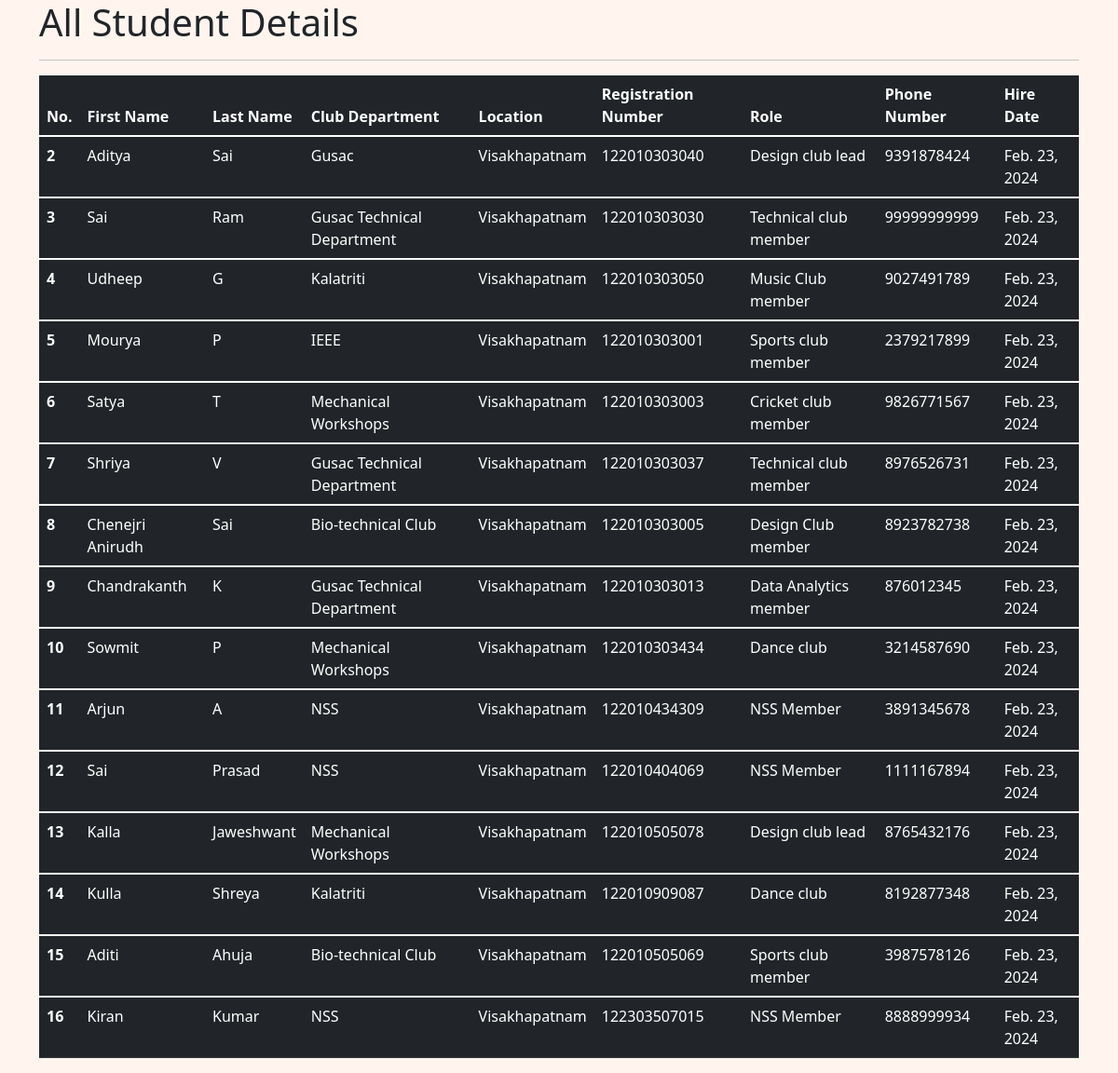
Screenshot of /all_stu with the database file from the repository.
### club_app/models.py (models this page shows, shortened)
class Student(models.Model):
    first_name = models.CharField(max_length=100, null=False)
    last_name = models.CharField(max_length=100)
    dept = models.ForeignKey(Department, on_delete=models.CASCADE)
    reg_num = models.IntegerField(default=0)
    role = models.ForeignKey(Role, on_delete=models.CASCADE)
    phone = models.IntegerField(default=0)
    hire_date = models.DateField()
    def __str__(self):
        return "%s %s %s" %(self.first_name, self.last_name, self.phone)

class Department(models.Model):
    name = models.CharField(max_length=100,null=False)
    location = models.CharField(max_length=100)

class Role(models.Model):
    name = models.CharField(max_length=100, null=False)

### club_app/views.py (the view)
# urls.py: path('all_stu', views.all_stu, name= 'all_stu'),
def all_stu(request):
    stud = Student.objects.all()
    context = {
        'stud': stud
    }
    print(context)#dict in django, it is passed into templates
    return render(request, 'view_all_stu.html', context)

### club_app/template/view_all_stu.html (shortened to what this page needs)
<!DOCTYPE html>
<html lang="en">
<head>
    <link href="https://cdn.jsdelivr.net/npm/bootstrap@5.1.3/dist/css/bootstrap.min.css" rel="stylesheet">
</head>
<body class="bg">
    <div class="container">
            <h1>All Student Details</h1>
        <hr>
        <table class="table table-dark table-hover">
          <thead>
            <tr>
              <th scope="col">No.</th>
              <th scope="col">First Name</th>
              <th scope="col">Last Name</th>
              <th scope="col">Club Department</th>
              <th scope="col">Location</th>
              <th scope="col">Registration Number</th>
              <th scope="col">Role</th>
              <th scope="col">Phone Number</th>
              <th scope="col">Hire Date</th>
            </tr>
          </thead>
                 {% for stu in stud %}
          <tbody>
            <tr>
              <th scope="row">{{stu.id}}</th>
              <td>{{stu.first_name}}</td>
              <td>{{stu.last_name}}</td>
              <td>{{stu.dept.name}}</td>
              <td>{{stu.dept.location}}</td>
              <td>{{stu.reg_num}}</td>
              <td>{{stu.role.name}}</td>
              <td>{{stu.phone}}</td>
              <td>{{stu.hire_date}}</td>
            </tr>
          </tbody>
                 {% endfor %}
        </table>
    </div>
    </body>
  </html>

### club_app/template/view_all_stu.html (style rules this page uses)
.bg { background-color: seashell; }

### rows the page displays
Student: id "2", first_name "Aditya", last_name "Sai", dept.name "Gusac", dept.location "Visakhapatnam", reg_num "122010303040", role.name "Design club lead", phone "9391878424", hire_date "Feb. 23, 2024"
Student: id "3", first_name "Sai", last_name "Ram", dept.name "Gusac Technical Department", dept.location "Visakhapatnam", reg_num "122010303030", role.name "Technical club member", phone "99999999999", hire_date "Feb. 23, 2024"
Student: id "4", first_name "Udheep", last_name "G", dept.name "Kalatriti", dept.location "Visakhapatnam", reg_num "122010303050", role.name "Music Club member", phone "9027491789", hire_date "Feb. 23, 2024"
Student: id "5", first_name "Mourya", last_name "P", dept.name "IEEE", dept.location "Visakhapatnam", reg_num "122010303001", role.name "Sports club member", phone "2379217899", hire_date "Feb. 23, 2024"
Student: id "6", first_name "Satya", last_name "T", dept.name "Mechanical Workshops", dept.location "Visakhapatnam", reg_num "122010303003", role.name "Cricket club member", phone "9826771567", hire_date "Feb. 23, 2024"
Student: id "7", first_name "Shriya", last_name "V", dept.name "Gusac Technical Department", dept.location "Visakhapatnam", reg_num "122010303037", role.name "Technical club member", phone "8976526731", hire_date "Feb. 23, 2024"
Student: id "8", first_name "Chenejri Anirudh", last_name "Sai", dept.name "Bio-technical Club", dept.location "Visakhapatnam", reg_num "122010303005", role.name "Design Club member", phone "8923782738", hire_date "Feb. 23, 2024"
Student: id "9", first_name "Chandrakanth", last_name "K", dept.name "Gusac Technical Department", dept.location "Visakhapatnam", reg_num "122010303013", role.name "Data Analytics member", phone "876012345", hire_date "Feb. 23, 2024"
Student: id "10", first_name "Sowmit", last_name "P", dept.name "Mechanical Workshops", dept.location "Visakhapatnam", reg_num "122010303434", role.name "Dance club", phone "3214587690", hire_date "Feb. 23, 2024"
Student: id "11", first_name "Arjun", last_name "A", dept.name "NSS", dept.location "Visakhapatnam", reg_num "122010434309", role.name "NSS Member", phone "3891345678", hire_date "Feb. 23, 2024"
Student: id "12", first_name "Sai", last_name "Prasad", dept.name "NSS", dept.location "Visakhapatnam", reg_num "122010404069", role.name "NSS Member", phone "1111167894", hire_date "Feb. 23, 2024"
Student: id "13", first_name "Kalla", last_name "Jaweshwant", dept.name "Mechanical Workshops", dept.location "Visakhapatnam", reg_num "122010505078", role.name "Design club lead", phone "8765432176", hire_date "Feb. 23, 2024"
Student: id "14", first_name "Kulla", last_name "Shreya", dept.name "Kalatriti", dept.location "Visakhapatnam", reg_num "122010909087", role.name "Dance club", phone "8192877348", hire_date "Feb. 23, 2024"
Student: id "15", first_name "Aditi", last_name "Ahuja", dept.name "Bio-technical Club", dept.location "Visakhapatnam", reg_num "122010505069", role.name "Sports club member", phone "3987578126", hire_date "Feb. 23, 2024"
Student: id "16", first_name "Kiran", last_name "Kumar", dept.name "NSS", dept.location "Visakhapatnam", reg_num "122303507015", role.name "NSS Member", phone "8888999934", hire_date "Feb. 23, 2024"
